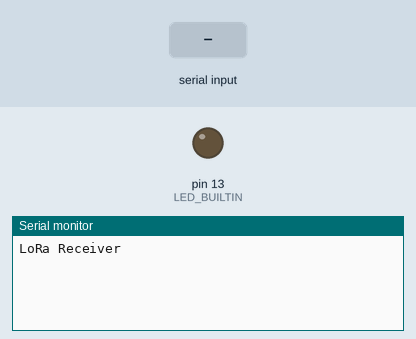
Recording of a sketch running on a simulated Arduino Uno, built with avr-gcc and run on an emulated ATmega328P. On the bench: output pins drawn as LEDs (lit = HIGH), the last lines printed to the serial monitor. The test bench sets the inputs (shaded band). No radio packets arrive unless stated.

Above: at 1.2 s.
1.3 s: "90,45\n" received over Serial
At 2.6 s:
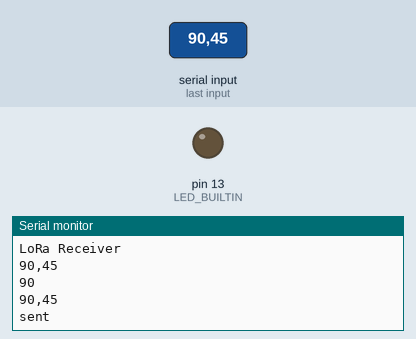
3.8 s: "30,150\n" received over Serial
At 5.5 s:
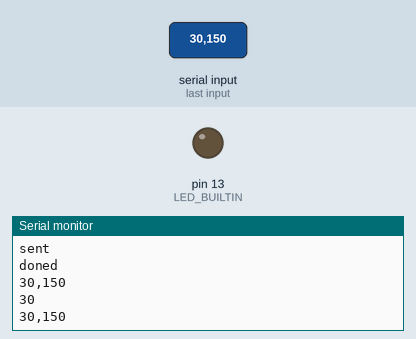

Measured:
- after the input at 1.3 s, the serial monitor: prints a new line after 1.0 s (image 1)
- after the input at 3.8 s, the serial monitor: prints a new line at once (image 2)

The sketch:

receiver1.1.ino
```cpp
#include <SPI.h>
#include <LoRa.h>

byte localAddress = 150;     // address of this device
byte nodemain = 0xBB;
long lastSendTime = 0;        // last send time
int interval = 50;
bool done = false;


void setup() {
  Serial.begin(9600);
  pinMode(LED_BUILTIN, OUTPUT);
  Serial.println("LoRa Receiver");
  LoRa.setPins(8, 9, 7);
  if (!LoRa.begin(433E6)) {
    Serial.println("Starting LoRa failed!");
    while (1);
  }
}

void loop() {
  if (Serial.available()!= 0) {

    String teststr = Serial.readString();
    Serial.print(teststr);
    int index = teststr.indexOf('_');
    int length = teststr.length();
    byte address = teststr.substring(0,index).toInt();
    String message = teststr.substring(index + 1, length);
    Serial.println(address);
    Serial.print(message);

    while(done == false){
      sendmessage(message, localAddress, address);
      Serial.println("sent");
      if (Serial.available()!= 0) {
          done = true;
          Serial.println("doned");}
          delay(300);
    }
    }
  onRecieve(LoRa.parsePacket(), localAddress);
}

void sendmessage(String inboxmessage, byte sender, byte destination){

  LoRa.beginPacket();                   // start packet
  LoRa.write(destination);              // add destination address
  LoRa.write(sender);
  LoRa.print(inboxmessage);
  LoRa.endPacket();                     // finish packet and send it
}


void onRecieve(int packetSize, byte localAddress){
  if(packetSize == 0) return;
  int recipient = LoRa.read();          // recipient address
  byte sender = LoRa.read();            // sender address

  if (recipient != localAddress) {
    //Serial.println("This message is not for me.");
    ;
    return;                             // skip rest of function
  }
  while (LoRa.available()) {
      Serial.print((char)LoRa.read());
  }
  Serial.print("");
  Serial.println(LoRa.packetRssi());
  digitalWrite(LED_BUILTIN, HIGH);   // turn the LED on (HIGH is the voltage level)
  delay(250);                       // wait for a second
  digitalWrite(LED_BUILTIN, LOW);
  }
```
